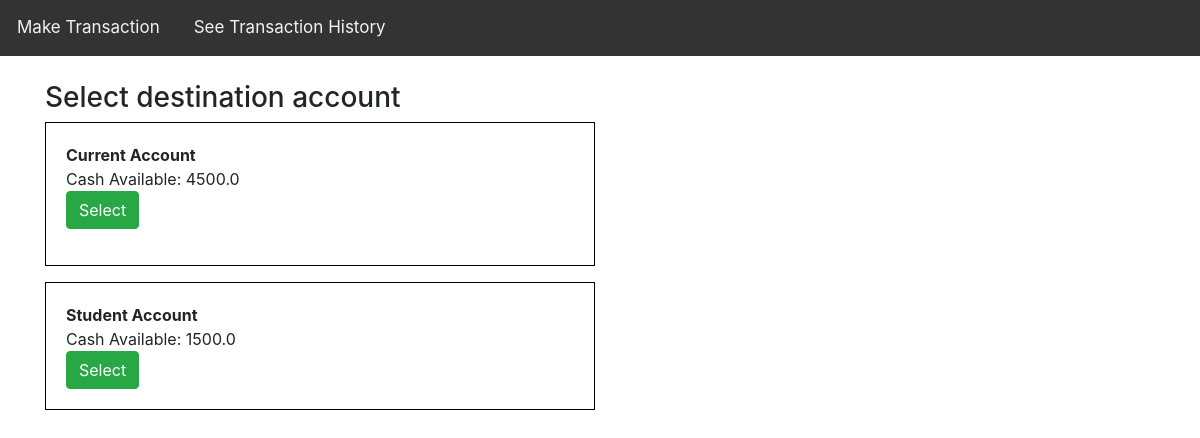
/6/, run on the app's committed database.
### app/models.py (models this page shows, shortened)
class Account(models.Model):
    name = models.CharField(max_length=25)
    available_cash = models.FloatField(default=0)

### app/views.py (the view)
# urls.py: path('<int:account_id>/', views.select_account, name='select'),
def select_account(request, account_id):
    account = Account.objects.get(pk=account_id)
    other_accounts = Account.objects.exclude(pk=account_id)
    context = {
        'source': account,
        'destinations': other_accounts
    }
    return render(request, 'app/destination.html', context)

### app/templates/app/destination.html (shortened to what this page needs)
{% extends "app/base.html" %}
{% block content %}
<br>
<h3>
    Select destination account
</h3>
{% if destinations %}
        {% for account in destinations %}
            <ul>
                <div>
                    <b>{{ account.name }}</b><br>
                    <a>Cash Available: {{ account.available_cash }}</a><br>
                    <form method="POST" action="{% url 'prepare-transfer' %}">
                        <input class="btn btn-success" type="submit" value="Select"/>
                </div>
            </ul>
            <br>
        {% endfor %}
{% endif %}
{% endblock content %}

### app/templates/app/base.html (style rules this page uses)
body { margin: 0; font-family: Arial, Helvetica, sans-serif; }
ul { display:inline-block; border:1px solid #000; padding:20px; width:550px; max-width:550px; }

### data on the page
Account: name "Current Account", available_cash "4500.0"
Account: name "Student Account", available_cash "1500.0"
